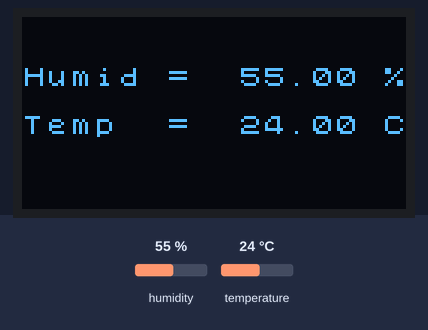
Bench run of a sketch on a simulated Raspberry Pi Pico. Parts: 128×64 one-colour display. The test bench sets the inputs (shaded band); at power-on: humidity 55 %, temperature 24 °C. What the sketch prints to the serial monitor is not drawn.

Above: at 2.7 s.
2.8 s: humidity set to 22 %
At 5.2 s:
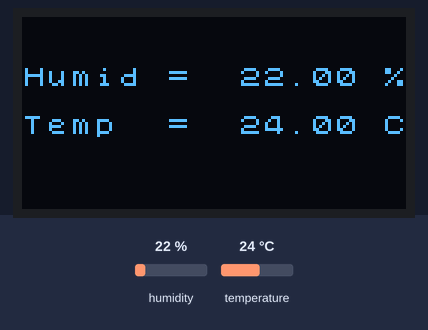
7.6 s: temperature set to 12 °C
At 9.2 s:
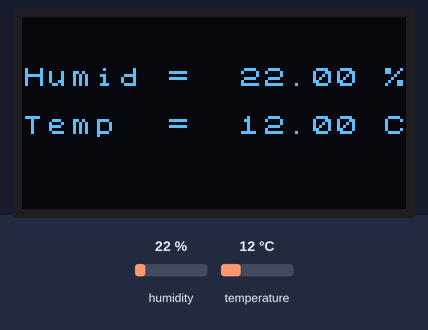
11.7 s: humidity set to 40 %
At 13.2 s:
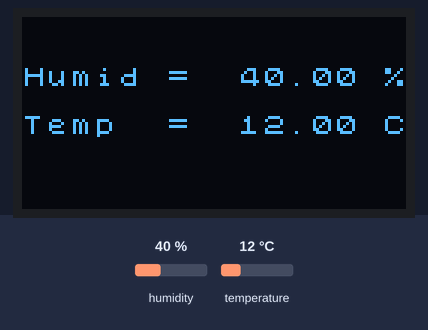
15.8 s: temperature set to 19 °C
Timing chart, 0 to 18.8 s (numbered marks = the images above; inputs shaded):
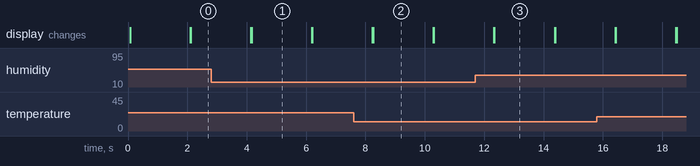

The sketch:

DHT11_oled.ino
```cpp
// rp2040: pullup 4k7, or 5k6.

#include "DHT.h"
#include <U8x8lib.h>
#include <Wire.h>

#define DHTPIN 2
#define DHTTYPE DHT11
DHT dht(DHTPIN, DHTTYPE);

U8X8_SSD1306_128X64_NONAME_HW_I2C u8x8(/* reset=*/ U8X8_PIN_NONE);

void setup() {
Serial.begin(9600);
dht.begin();

  Wire.setSDA(20);
  Wire.setSCL(21);
  Wire.begin();

  u8x8.begin();
  u8x8.setFont(u8x8_font_chroma48medium8_r);
  u8x8.noInverse();
  u8x8.clear();

  u8x8.setCursor(0,2);
  u8x8.print("Humid = ");
  u8x8.setCursor(0,4);
  u8x8.print("Temp  = ");
}
void loop() {
delay(2000);
float h = dht.readHumidity();
float t = dht.readTemperature();
Serial.print("Humidity: ");
Serial.print(h);
Serial.print(" %\t");
Serial.print("Temperature: ");
Serial.print(t);
Serial.println(" C ");

  u8x8.setCursor(9,2);// 桁, 行番号
  u8x8.print("    ");// 数値クリア
  u8x8.setCursor(9,2);// 桁, 行番号
  u8x8.print(h);// 書き込み
  u8x8.setCursor(15,2);
  u8x8.print("%");

  u8x8.setCursor(9,4);// 桁, 行番号
  u8x8.print("    ");// 数値クリア
  u8x8.setCursor(9,4);// 桁, 行番号
  u8x8.print(t);// 書き込み
  u8x8.setCursor(15,4);
  u8x8.print("C");

}
```

Measured:
- after the input at 2.8 s, the display: first differs from a run without the input after 1.4 s (image 1)
- after the input at 7.6 s, the display: first differs from a run without the input after 0.66 s (image 2)
- after the input at 11.7 s, the display: first differs from a run without the input after 0.65 s (image 3)
- what the display in image 1 shows lasts 2.0 s, from 4.2 s to 6.2 s
